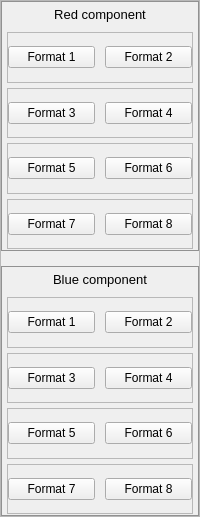
                   <widget class="QFrame" name="frame_31">
                    <property name="minimumSize">
                     <size>
                      <width>0</width>
                      <height>500</height>
                     </size>
                    </property>
                    <property name="frameShape">
                     <enum>QFrame::StyledPanel</enum>
                    </property>
                    <property name="frameShadow">
                     <enum>QFrame::Raised</enum>
                    </property>
                    <layout class="QVBoxLayout" name="verticalLayout_5">
                     <property name="spacing">
                      <number>15</number>
                     </property>
                     <property name="leftMargin">
                      <number>0</number>
                     </property>
                     <property name="topMargin">
                      <number>0</number>
                     </property>
                     <property name="rightMargin">
                      <number>0</number>
                     </property>
                     <property name="bottomMargin">
                      <number>0</number>
                     </property>
                     <item>
                      <widget class="QFrame" name="frame_6">
                       <property name="minimumSize">
                        <size>
                         <width>0</width>
                         <height>250</height>
                        </size>
                       </property>
                       <property name="styleSheet">
                        <string notr="true">#frame_6 {border: 1px solid rgb(145, 145, 145)}</string>
                       </property>
                       <property name="frameShape">
                        <enum>QFrame::NoFrame</enum>
                       </property>
                       <property name="frameShadow">
                        <enum>QFrame::Raised</enum>
                       </property>
                       <property name="lineWidth">
                        <number>1</number>
                       </property>
                       <layout class="QVBoxLayout" name="verticalLayout_3">
                        <property name="spacing">
                         <number>5</number>
                        </property>
                        <property name="leftMargin">
                         <number>5</number>
                        </property>
                        <property name="topMargin">
                         <number>0</number>
                        </property>
                        <property name="rightMargin">
                         <number>5</number>
                        </property>
                        <property name="bottomMargin">
                         <number>1</number>
                        </property>
                        <item>
                         <widget class="QLabel" name="label_2">
                          <property name="maximumSize">
                           <size>
                            <width>16777215</width>
                            <height>25</height>
                           </size>
                          </property>
                          <property name="font">
                           <font>
                            <family>Segoe UI</family>
                            <pointsize>10</pointsize>
                           </font>
                          </property>
                          <property name="text">
                           <string>Red component</string>
                          </property>
                          <property name="alignment">
                           <set>Qt::AlignCenter</set>
                          </property>
                         </widget>
                        </item>
                        <item>
                         <widget class="QFrame" name="frame_7">
                          <property name="frameShape">
                           <enum>QFrame::StyledPanel</enum>
                          </property>
                          <property name="frameShadow">
                           <enum>QFrame::Raised</enum>
                          </property>
                          <layout class="QHBoxLayout" name="horizontalLayout_3">
                           <property name="spacing">
                            <number>10</number>
                           </property>
                           <property name="leftMargin">
                            <number>0</number>
                           </property>
                           <property name="topMargin">
                            <number>0</number>
                           </property>
                           <property name="rightMargin">
                            <number>0</number>
                           </property>
                           <property name="bottomMargin">
                            <number>0</number>
                           </property>
                           <item>
                            <widget class="QPushButton" name="red_format_1">
                             <property name="text">
                              <string>Format 1</string>
                             </property>
                            </widget>
                           </item>
                           <item>
                            <widget class="QPushButton" name="red_format_2">
                             <property name="text">
                              <string>Format 2</string>
                             </property>
                            </widget>
                           </item>
                          </layout>
                         </widget>
                        </item>
                        <item>
                         <widget class="QFrame" name="frame_8">
                          <property name="frameShape">
                           <enum>QFrame::StyledPanel</enum>
                          </property>
                          <property name="frameShadow">
                           <enum>QFrame::Raised</enum>
                          </property>
                          <layout class="QHBoxLayout" name="horizontalLayout_4">
                           <property name="spacing">
                            <number>10</number>
                           </property>
                           <property name="leftMargin">
                            <number>0</number>
                           </property>
                           <property name="topMargin">
                            <number>0</number>
                           </property>
                           <property name="rightMargin">
                            <number>0</number>
                           </property>
                           <property name="bottomMargin">
                            <number>0</number>
                           </property>
                           <item>
                            <widget class="QPushButton" name="red_format_3">
                             <property name="text">
                              <string>Format 3</string>
                             </property>
                            </widget>
                           </item>
                           <item>
                            <widget class="QPushButton" name="red_format_4">
                             <property name="text">
                              <string>Format 4</string>
                             </property>
                            </widget>
                           </item>
                          </layout>
                         </widget>
                        </item>
                        <item>
                         <widget class="QFrame" name="frame_9">
                          <property name="frameShape">
                           <enum>QFrame::StyledPanel</enum>
                          </property>
                          <property name="frameShadow">
                           <enum>QFrame::Raised</enum>
                          </property>
                          <layout class="QHBoxLayout" name="horizontalLayout_5">
                           <property name="spacing">
                            <number>10</number>
                           </property>
                           <property name="leftMargin">
                            <number>0</number>
                           </property>
                           <property name="topMargin">
                            <number>0</number>
                           </property>
                           <property name="rightMargin">
                            <number>0</number>
                           </property>
                           <property name="bottomMargin">
                            <number>0</number>
                           </property>
                           <item>
                            <widget class="QPushButton" name="red_format_5">
                             <property name="text">
                              <string>Format 5</string>
                             </property>
                            </widget>
                           </item>
                           <item>
                            <widget class="QPushButton" name="red_format_6">
                             <property name="text">
                              <string>Format 6</string>
                             </property>
                            </widget>
                           </item>
                          </layout>
                         </widget>
                        </item>
                        <item>
                         <widget class="QFrame" name="frame_10">
                          <property name="frameShape">
                           <enum>QFrame::StyledPanel</enum>
                          </property>
                          <property name="frameShadow">
                           <enum>QFrame::Raised</enum>
                          </property>
                          <layout class="QHBoxLayout" name="horizontalLayout_6">
                           <property name="spacing">
                            <number>10</number>
                           </property>
                           <property name="leftMargin">
                            <number>0</number>
                           </property>
                           <property name="topMargin">
                            <number>0</number>
                           </property>
                           <property name="rightMargin">
                            <number>0</number>
                           </property>
                           <property name="bottomMargin">
                            <number>0</number>
                           </property>
                           <item>
                            <widget class="QPushButton" name="red_format_7">
                             <property name="text">
                              <string>Format 7</string>
                             </property>
                            </widget>
                           </item>
                           <item>
                            <widget class="QPushButton" name="red_format_8">
                             <property name="text">
                              <string>Format 8</string>
                             </property>
                            </widget>
                           </item>
                          </layout>
                         </widget>
                        </item>
                       </layout>
                      </widget>
                     </item>
                     <item>
                      <widget class="QFrame" name="frame_16">
                       <property name="minimumSize">
                        <size>
                         <width>0</width>
                         <height>250</height>
                        </size>
                       </property>
                       <property name="styleSheet">
                        <string notr="true">#frame_16 {border: 1px solid rgb(145, 145, 145)}</string>
                       </property>
                       <property name="frameShape">
                        <enum>QFrame::StyledPanel</enum>
                       </property>
                       <property name="frameShadow">
                        <enum>QFrame::Raised</enum>
                       </property>
                       <layout class="QVBoxLayout" name="verticalLayout_6">
                        <property name="spacing">
                         <number>5</number>
                        </property>
                        <property name="leftMargin">
                         <number>5</number>
                        </property>
                        <property name="topMargin">
                         <number>0</number>
                        </property>
                        <property name="rightMargin">
                         <number>5</number>
                        </property>
                        <property name="bottomMargin">
                         <number>1</number>
                        </property>
                        <item>
                         <widget class="QLabel" name="label_5">
                          <property name="maximumSize">
                           <size>
                            <width>16777215</width>
                            <height>25</height>
                           </size>
                          </property>
                          <property name="font">
                           <font>
                            <family>Segoe UI</family>
                            <pointsize>10</pointsize>
                           </font>
                          </property>
                          <property name="text">
                           <string>Blue component</string>
                          </property>
                          <property name="alignment">
                           <set>Qt::AlignCenter</set>
                          </property>
                         </widget>
                        </item>
                        <item>
                         <widget class="QFrame" name="frame_21">
                          <property name="frameShape">
                           <enum>QFrame::StyledPanel</enum>
                          </property>
                          <property name="frameShadow">
                           <enum>QFrame::Raised</enum>
                          </property>
                          <layout class="QHBoxLayout" name="horizontalLayout_15">
                           <property name="spacing">
                            <number>10</number>
                           </property>
                           <property name="leftMargin">
                            <number>0</number>
                           </property>
                           <property name="topMargin">
                            <number>0</number>
                           </property>
                           <property name="rightMargin">
                            <number>0</number>
                           </property>
                           <property name="bottomMargin">
                            <number>0</number>
                           </property>
                           <item>
                            <widget class="QPushButton" name="blue_format_1">
                             <property name="text">
                              <string>Format 1</string>
                             </property>
                            </widget>
                           </item>
                           <item>
                            <widget class="QPushButton" name="blue_format_2">
                             <property name="text">
                              <string>Format 2</string>
                             </property>
                            </widget>
                           </item>
                          </layout>
                         </widget>
                        </item>
                        <item>
                         <widget class="QFrame" name="frame_22">
                          <property name="frameShape">
                           <enum>QFrame::StyledPanel</enum>
                          </property>
                          <property name="frameShadow">
                           <enum>QFrame::Raised</enum>
                          </property>
                          <layout class="QHBoxLayout" name="horizontalLayout_16">
                           <property name="spacing">
                            <number>10</number>
                           </property>
                           <property name="leftMargin">
                            <number>0</number>
                           </property>
                           <property name="topMargin">
                            <number>0</number>
                           </property>
                           <property name="rightMargin">
                            <number>0</number>
                           </property>
                           <property name="bottomMargin">
                            <number>0</number>
                           </property>
                           <item>
                            <widget class="QPushButton" name="blue_format_3">
                             <property name="text">
                              <string>Format 3</string>
                             </property>
                            </widget>
                           </item>
                           <item>
                            <widget class="QPushButton" name="blue_format_4">
                             <property name="text">
                              <string>Format 4</string>
                             </property>
                            </widget>
                           </item>
                          </layout>
                         </widget>
                        </item>
                        <item>
                         <widget class="QFrame" name="frame_23">
                          <property name="frameShape">
                           <enum>QFrame::StyledPanel</enum>
                          </property>
                          <property name="frameShadow">
                           <enum>QFrame::Raised</enum>
                          </property>
                          <layout class="QHBoxLayout" name="horizontalLayout_17">
                           <property name="spacing">
                            <number>10</number>
                           </property>
                           <property name="leftMargin">
                            <number>0</number>
                           </property>
                           <property name="topMargin">
                            <number>0</number>
                           </property>
                           <property name="rightMargin">
                            <number>0</number>
                           </property>
                           <property name="bottomMargin">
                            <number>0</number>
                           </property>
                           <item>
                            <widget class="QPushButton" name="blue_format_5">
                             <property name="text">
                              <string>Format 5</string>
                             </property>
                            </widget>
                           </item>
                           <item>
                            <widget class="QPushButton" name="blue_format_6">
                             <property name="text">
                              <string>Format 6</string>
                             </property>
                            </widget>
                           </item>
                          </layout>
                         </widget>
                        </item>
                        <item>
                         <widget class="QFrame" name="frame_24">
                          <property name="frameShape">
                           <enum>QFrame::StyledPanel</enum>
                          </property>
                          <property name="frameShadow">
                           <enum>QFrame::Raised</enum>
                          </property>
                          <layout class="QHBoxLayout" name="horizontalLayout_18">
                           <property name="spacing">
                            <number>10</number>
                           </property>
                           <property name="leftMargin">
                            <number>0</number>
                           </property>
                           <property name="topMargin">
                            <number>0</number>
                           </property>
                           <property name="rightMargin">
                            <number>0</number>
                           </property>
                           <property name="bottomMargin">
                            <number>0</number>
                           </property>
                           <item>
                            <widget class="QPushButton" name="blue_format_7">
                             <property name="text">
                              <string>Format 7</string>
                             </property>
                            </widget>
                           </item>
                           <item>
                            <widget class="QPushButton" name="blue_format_8">
                             <property name="text">
                              <string>Format 8</string>
                             </property>
                            </widget>
                           </item>
                          </layout>
                         </widget>
                        </item>
                       </layout>
                      </widget>
                     </item>
                    </layout>
                   </widget>
